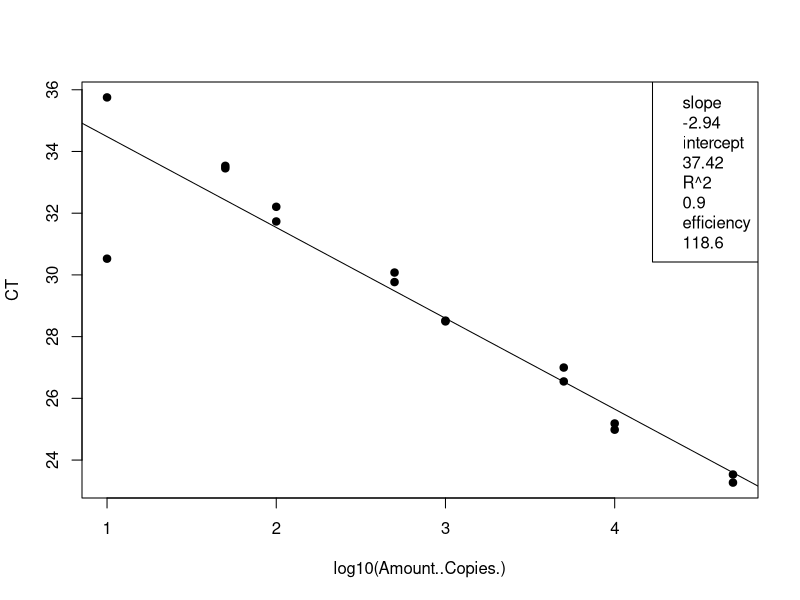
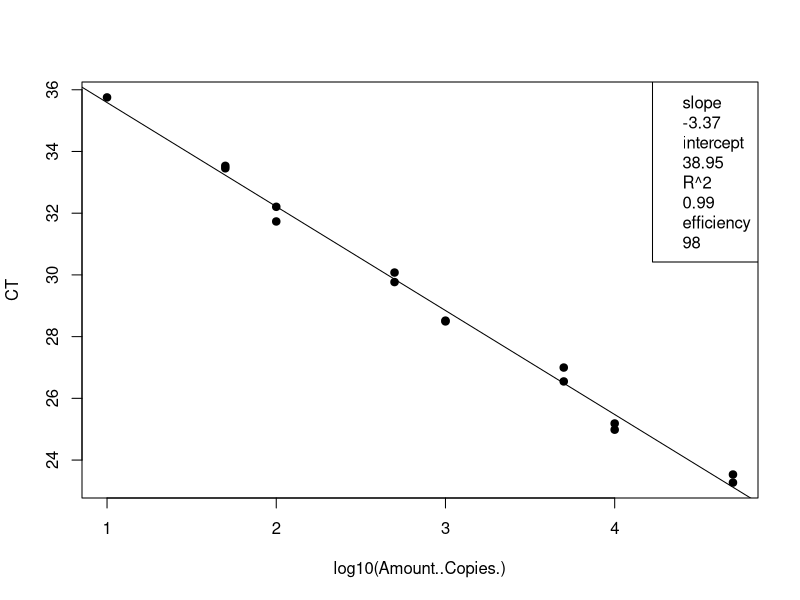
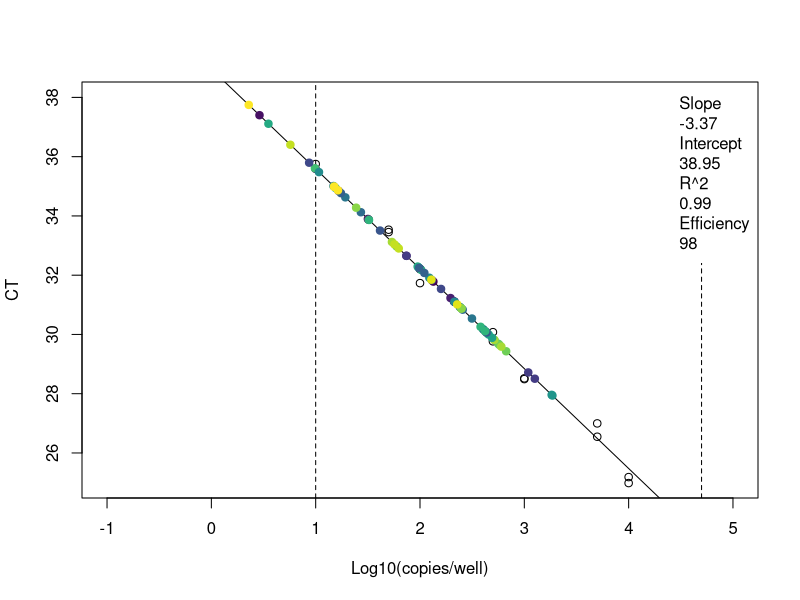
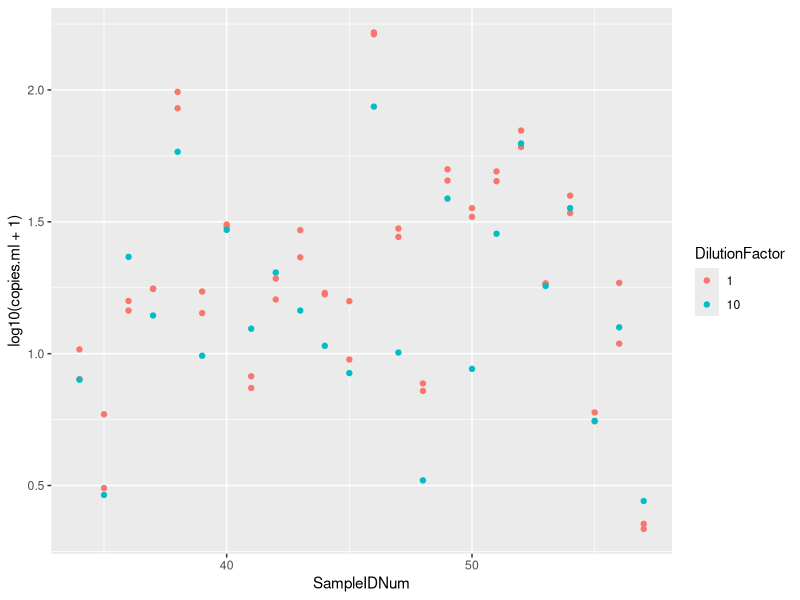

Reproduce these figures in R, in order.
## ---- chunk 1
knitr::opts_chunk$set(echo = TRUE)

## ---- chunk 2
# clear the workspace
rm(list=ls())

# load the data (note data file must be in this repository)
data <- read.csv("Plate2_Entero_qPCRConversion.csv")
## ---- chunk 3
# linear regression of standard curve
standards = subset(data, Name == "STANDARD")
standardCurve <- lm(CT ~ log10(Amount..Copies.), data = standards)
  
# save the line info
standard_slope = standardCurve$coefficients[2]
standard_intercept = standardCurve$coefficients[1]
R2 = summary(standardCurve)$r.squared
efficiency =  (10^(-1/standardCurve$coefficients[2])-1)*100

# plot standards and best fit line
standardCurvePlot <- plot(CT ~ log10(Amount..Copies.), data = standards, pch=19) 
abline(coef(standardCurve)) 
legend("topright", legend = c(paste= "slope", round(standard_slope, 2), paste= "intercept", round(standard_intercept, 2), paste= "R^2", round(R2, 2), paste = "efficiency", round(efficiency, 1)))
## ---- chunk 4
# remove standards that sucked and redo analysis 
standards <- standards[-16,] # uncomment this line and change which rows to remove
standardCurve <- lm(CT ~ log10(Amount..Copies.), data = standards)

# save the line info
standard_slope = standardCurve$coefficients[2]
standard_intercept = standardCurve$coefficients[1]
R2 = summary(standardCurve)$r.squared
efficiency =  (10^(-1/standardCurve$coefficients[2])-1)*100

# plot standards and best fit line
standardCurvePlot <- plot(CT ~ log10(Amount..Copies.), data = standards, pch=19) 
abline(coef(standardCurve)) 
legend("topright", legend = c(paste= "slope", round(standard_slope, 2), paste= "intercept", round(standard_intercept, 2), paste= "R^2", round(R2, 2), paste = "efficiency", round(efficiency, 1)))
## ---- chunk 5
# data set of unknowns including info on standard curve
unknowns = subset(data, Name == "UNKNOWN")

# add new columns to the data table
unknowns$plate_num = 2 # note:change to the actual plate number
unknowns$standard_slope = standard_slope
unknowns$standard_intercept = standard_intercept
unknowns$R2 = R2
unknowns$efficiency = efficiency
  
# add a new column that interpolates copies/well from Ct for the unknowns
unknowns$log.copies.well = (unknowns$CT - standard_intercept)/standard_slope
unknowns$copies.well = 10^unknowns$log.copies.well

# copies/ul extract accounting for dilution factor
vol.well = 3 # note:change to qPCR template volume in ul
unknowns$vol.well = vol.well
unknowns$copies.ul = ((unknowns$copies.well/vol.well)*unknowns$DilutionFactor)

# copies/extraction
vol.elution = 110 #note:change to DNA extraction elution volume in ul
unknowns$vol.elution = vol.elution
unknowns$copies.extraction = (unknowns$copies.ul*vol.elution)

# copies/ml #Volume is volume of sample filtered in mL
unknowns$copies.ml = (unknowns$copies.extraction/unknowns$Volume)
## ---- chunk 6
# set up the color palette
library(viridis)
unknowns$SampleIDNum = as.factor(as.character(unknowns$SampleIDNum)) # change to factor for colors
Colors = viridis(n=nlevels(unknowns$SampleIDNum)) # set the color levels to call on later

# check the range and adjust the limits in plot
range(unknowns$CT, na.rm=T) # y limits
range(unknowns$log.copies.well, na.rm =T) # x limits

# plot the standard curve again
standardCurvePlot <- plot(CT ~ log10(Amount..Copies.), data = standards,
                          xlim = c(-1,5), ylim = c(25,38),
                          xlab = "Log10(copies/well)",
                          ylab = "CT") 

# add boundaries and standard line
abline(v=log10(10), lty=2)
abline(v=log10(50000), lty=2)
abline(coef(standardCurve)) 

# add the sample data
standardCurvePlot <- points(CT ~ log.copies.well, data = unknowns, pch=19, 
                            col = Colors[unknowns$SampleIDNum])
legend("topright", inset = 0.002, box.lty=0, legend=c(paste= "Slope", round(standardCurve$coefficients[2], 2), 
                                                      paste= "Intercept", round(standardCurve$coefficients[1], 2), 
                                                      paste= "R^2", round(summary(standardCurve)$r.squared, 2),
                                                      paste = "Efficiency", round((10^(-1/standardCurve$coefficients[2])-1)*100, 1)))
## ---- chunk 7
# make a plot that compares the diluted to undiluted replicates for each sample including dilution factor
library("ggplot2")
unknowns$SampleIDNum <- as.numeric(as.character(unknowns$SampleIDNum)) # change to numeric
unknowns$DilutionFactor <- as.factor(as.character(unknowns$DilutionFactor)) # change to factor
qplot(SampleIDNum,log10(copies.ml+1), data=unknowns, col=DilutionFactor)
## ---- chunk 8
# write csv file
write.csv(unknowns, file = "Plate2_Entero_ConvertedData.csv", row.names=FALSE, na="")

# average the replicates (if not strongly inhibited) and make a new file
library(dplyr)
data.average = unknowns %>% group_by(SampleIDNum) %>% summarise(copies.ml = mean(copies.ml, na.rm = T))
write.csv(data.average, file = "Plate2_Entero_Averaged.csv", row.names=FALSE, na="")
